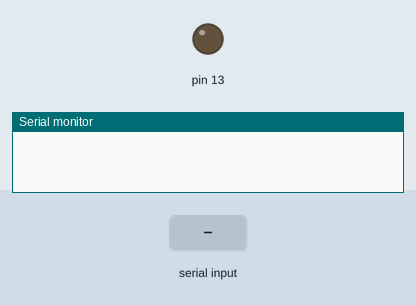
Simulated run of this sketch. Board: Arduino Uno, built with avr-gcc and run on an emulated ATmega328P. Shown: output pins drawn as LEDs (lit = HIGH), the last lines printed to the serial monitor. The inputs (shaded band) are chosen by the test bench.

Above: at 1.2 s.
1.3 s: "a" received over Serial
At 2.4 s:
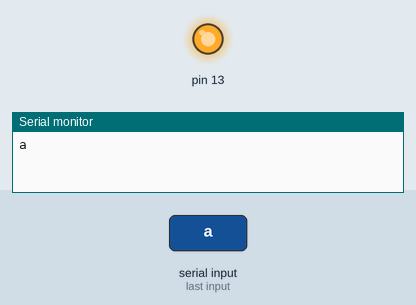
2.8 s: "z" received over Serial
At 3.5 s:
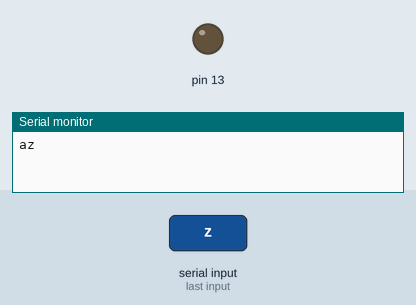
Timing chart, 0 to 5.8 s (numbered marks = the images above; inputs shaded):
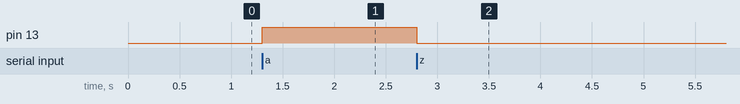

The sketch:

arduino.ino
```cpp
int dato = 0;   // for incoming serial data

void setup() {
        Serial.begin(9600);     // opens serial port, sets data rate to 9600 bps
  pinMode(13,OUTPUT);
}

void loop() {

        // send data only when you receive data:
        if (Serial.available() > 0) {
                // read the incoming byte:
                dato = Serial.read();

             Serial.write(dato);

        if (dato == 'a'){
          digitalWrite(13,HIGH);
        }


        else if (dato == 'z'){
          digitalWrite(13,LOW);
        }
}
}
```

Measured:
- after the input at 1.3 s, pin 13: LOW → HIGH at once
- after the input at 2.8 s, pin 13: HIGH → LOW at once
